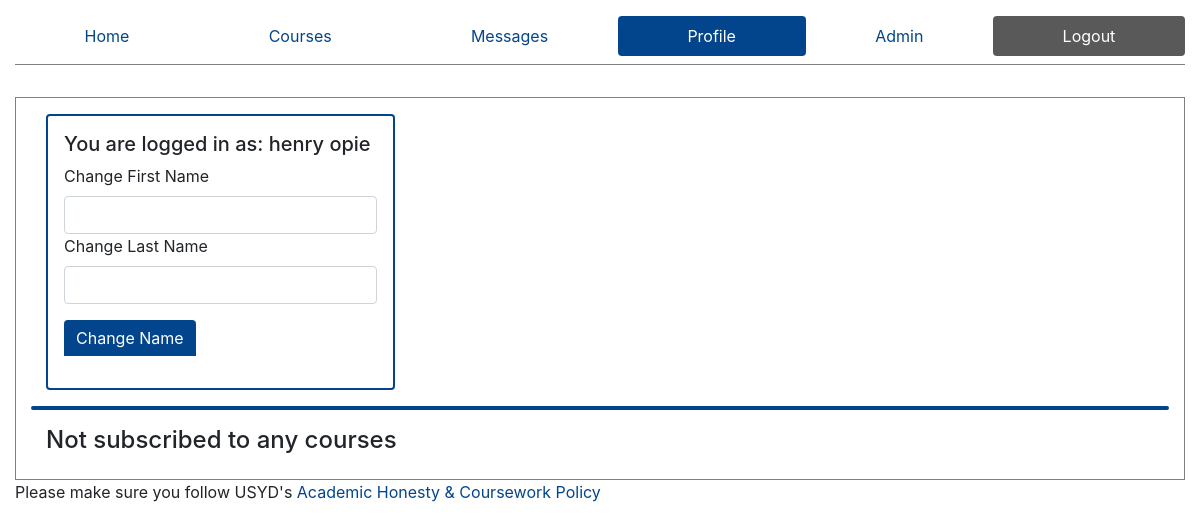
Before: /profile/ (signed in) with the older database file.
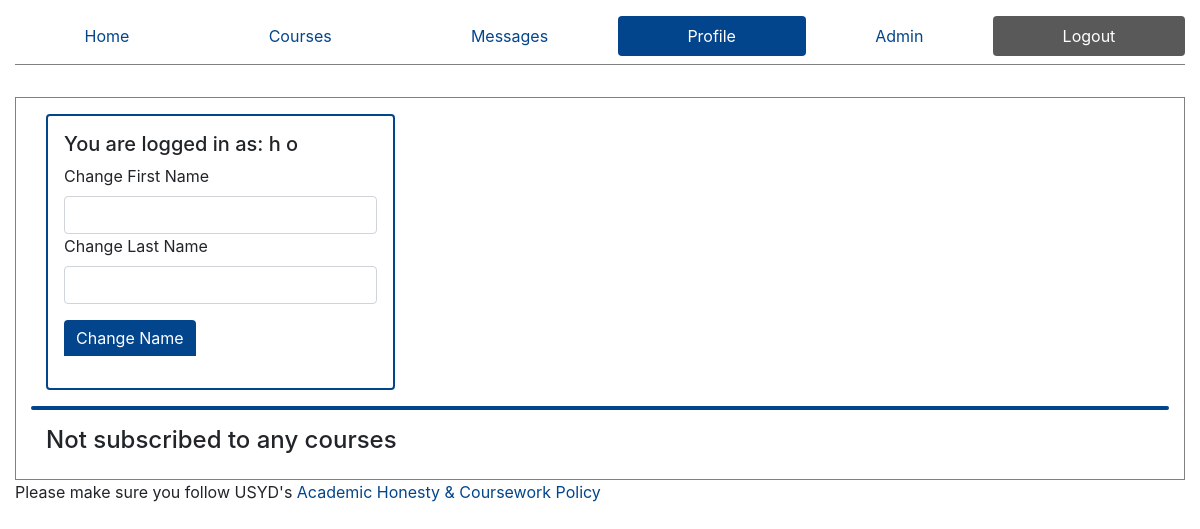
After: the same page with the newer database file.
### ed/models.py (models this page shows)
class Profile(models.Model):
    user = models.OneToOneField(User, on_delete=models.CASCADE, related_name='+', default=1)
    FirstName = models.CharField(max_length=50,default='firstname')
    LastName = models.CharField(max_length=50,default='lastname')
    is_admin = models.BooleanField('Is admin', default=False)

### ed/views.py (the view)
# urls.py: path('profile/', views.viewYourProfile, name="Your profile"),
def viewYourProfile(request):
    is_admin = False
    p = Profile.objects.get(user=request.user)
    if p.is_admin:
        is_admin = True
    p = Profile.objects.get(user=request.user)
    courses = MemberShip.objects.filter(person=p)
    courses = courses.values_list('course', flat=True)
    courseItems = Course.objects.filter(id__in=courses)
    context = {
        'self': True,
        'active': 'profile',
        'profile': p,
        'courses': courseItems.all(),
        'is_admin': is_admin
    }
    return render(request, 'profile.html', context=context)

### templates/profile.html (shortened to what this page needs)
{% extends "core.html" %}
{% block content %}
<div class="container">
    <div class="row">
        <div class="col-4">
            <div class="card" style="margin-bottom: 1rem; padding: 1rem">
                {% if self %}
                    <h5 >You are logged in as: {{profile.FirstName}} {{profile.LastName}}</h5>
                    <form action="/profile/change" method="post">
                        <div class="form-group">
                            <label for="first-name">Change First Name</label>
                            <input id="first-name" name="firstname" type="text" class="form-control">
                            <label for="last-name">Change Last Name</label>
                            <input id="last-name" name="lastname" type="text" class="form-control">
                            <div class="form-group" style="margin-top:1rem;">
                                <input type="submit" value="Change Name" style="width: auto" class="btn btn-primary">
                            </div>
                        </div>
                    </form>
                {% endif %}
            </div>
        </div>
    </div>
</div>
<div class="card">
</div>
{% if courses %}
        <div class="container content" >
            {% if self %}
                <h1>Your Courses</h1>
            {% endif %}
            <div class="row" role="list">
                {% for course in courses %}
                    <div class="col col-md-4 col-sm-6" role="listitem">
                        <div class="card" style="text-align: center">
                            <div class="card-content">
                                <a href="/courses/{{course.courseCode}}" aria-label="View Course {{course.courseCode}} {{course.courseName}}">
                                    <h4 class="card-title">
                                        {{course.courseCode}}: {{course.courseName}}
                                    </h4>
                                    <div class="btn-group">
                                        <a href="/courses/{{course.courseCode}}" class="btn btn-primary">
                                            View Course
                                        </a>
                                    </div>
                                </a>
                            </div>
                        </div>
                    </div>
                {% endfor %}
            </div>
        </div>
        {% else %}
        <h4 style="padding-left: 15px; margin-top: 1rem;">Not subscribed to any courses</h4>
    {% endif %}
{% endblock %}

Changed rows visible on the page:
changed Profile: FirstName "henry" → "h"; LastName "opie" → "o"
